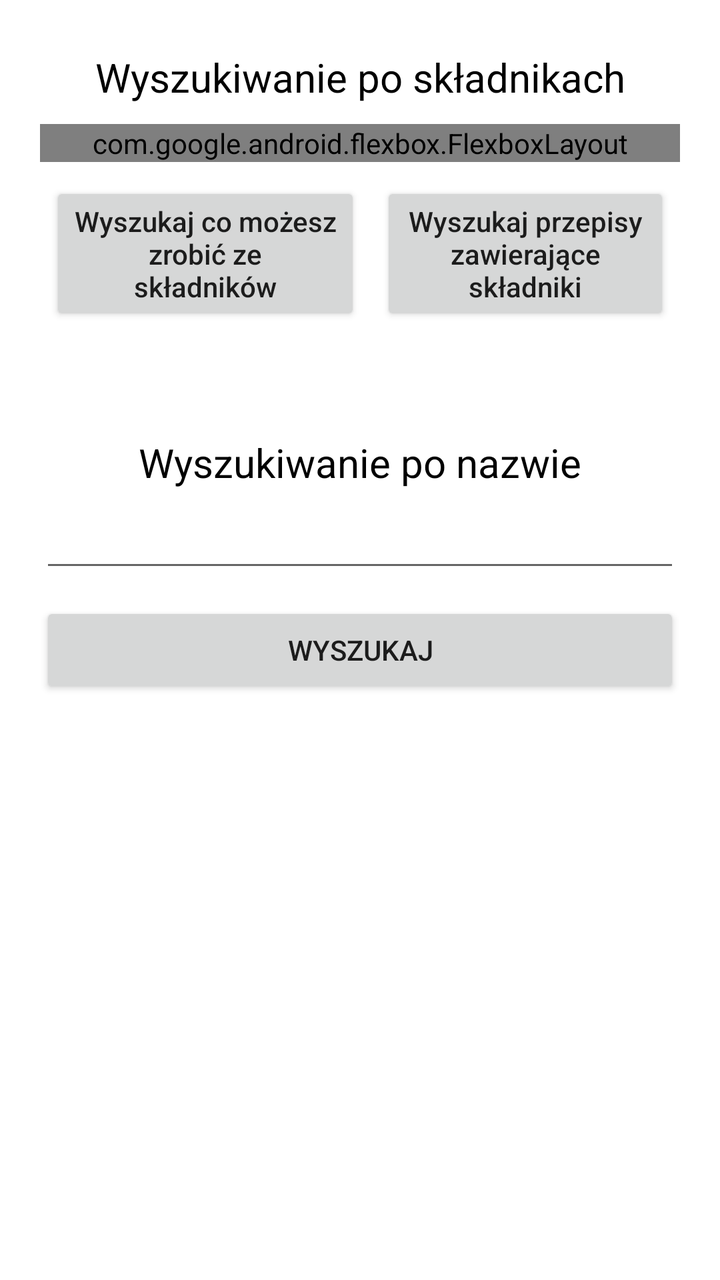
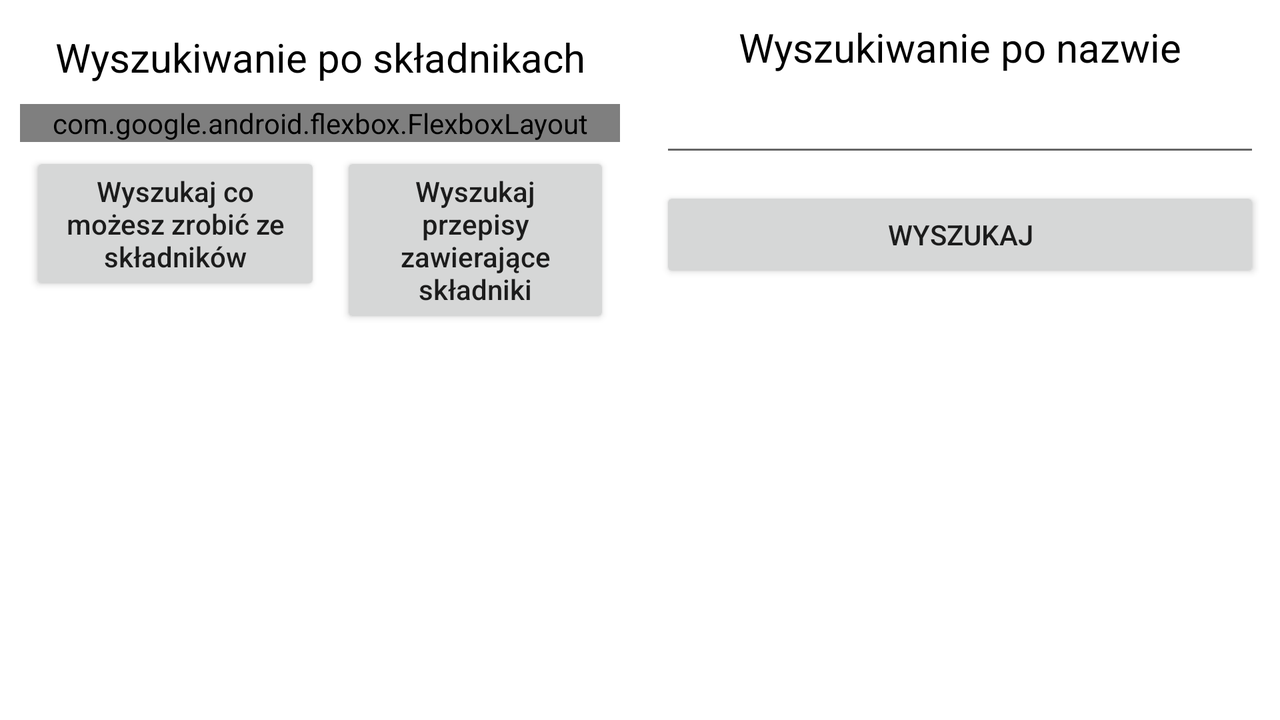

Two renders of one Android screen. The first uses the default layout on a phone; the second uses the alternative layout the repository ships for a different screen configuration, on a matching device. The two XML files are below.
<!-- AndroidManifest.xml: application theme Theme.AsystentGotowania -->
<!-- res/layout/fragment_search.xml -->
<?xml version="1.0" encoding="utf-8"?>
<LinearLayout xmlns:android="http://schemas.android.com/apk/res/android"
    xmlns:app="http://schemas.android.com/apk/res-auto"
    xmlns:tools="http://schemas.android.com/tools"
    android:layout_width="match_parent"
    android:layout_height="match_parent"
    android:orientation="vertical"
    android:padding="20dp"
    tools:context=".ui.search.SearchFragment">

    <TextView
        android:textColor="@color/black"
        android:layout_width="match_parent"
        android:layout_height="wrap_content"
        android:text="Wyszukiwanie po składnikach"
        android:gravity="center"
        android:textSize="20sp"
        android:layout_marginTop="5sp"
        />

    <androidx.fragment.app.FragmentContainerView
        android:layout_marginTop="5sp"
        android:id="@+id/search_ingredients"
        android:layout_width="match_parent"
        android:layout_height="wrap_content"
        tools:layout="@layout/fragment_search_by_name" />

    <com.google.android.flexbox.FlexboxLayout
        android:layout_marginTop="5sp"
        app:flexWrap="wrap"
        app:dividerDrawableVertical="@drawable/divider"
        app:showDivider="middle"
        android:id="@+id/ingredients_group"
        android:layout_width="match_parent"
        android:layout_height="wrap_content">

    </com.google.android.flexbox.FlexboxLayout>

    <LinearLayout
        android:layout_marginTop="5sp"
        android:orientation="horizontal"
        android:layout_width="match_parent"
        android:layout_height="wrap_content">

        <Button
            android:textAllCaps="false"
            android:id="@+id/whatCanDo"
            android:text="Wyszukaj co możesz zrobić ze składników"
            android:layout_weight="0.5"
            android:layout_margin="5sp"
            android:layout_width="wrap_content"
            android:layout_height="wrap_content"/>

        <Button
            android:textAllCaps="false"
            android:id="@+id/whatWantToEat"
            android:text="Wyszukaj przepisy zawierające składniki"
            android:layout_margin="5sp"
            android:layout_weight="0.5"
            android:layout_width="wrap_content"
            android:layout_height="wrap_content"/>

    </LinearLayout>

    <TextView
        android:textColor="@color/black"
        android:layout_marginTop="50sp"
        android:textSize="20sp"
        android:gravity="center"
        android:text="Wyszukiwanie po nazwie"
        android:layout_width="match_parent"
        android:layout_height="wrap_content"/>

    <EditText
        android:id="@+id/search_by_name"
        android:layout_marginTop="5sp"
        android:drawableLeft="@drawable/ic_baseline_search_24"
        android:layout_width="match_parent"
        android:layout_height="wrap_content"/>

    <Button
        android:id="@+id/search_by_name_button"
        android:layout_marginTop="10sp"
        android:text="Wyszukaj"
        android:layout_width="match_parent"
        android:layout_height="wrap_content"/>

</LinearLayout>
<!-- res/layout/fragment_search_by_name.xml (included above) -->
<?xml version="1.0" encoding="utf-8"?>
<LinearLayout xmlns:android="http://schemas.android.com/apk/res/android"
    xmlns:tools="http://schemas.android.com/tools"
    android:layout_width="match_parent"
    android:layout_height="match_parent"
    android:orientation="vertical"
    tools:context=".ui.search.SearchByNameFragment">

        <AutoCompleteTextView
            android:id="@+id/auto_complete"
            android:drawableLeft="@drawable/ic_baseline_search_24"
            android:layout_width="match_parent"
            android:layout_height="wrap_content">

        </AutoCompleteTextView>


</LinearLayout>
<!-- resources referenced by this layout -->
<resources>
  <color name="black">#FF000000</color>
  <style name="Theme.AsystentGotowania" parent="Theme.MaterialComponents.DayNight.NoActionBar">
          
          <item name="colorPrimary">@color/purple_500</item>
          <item name="colorPrimaryVariant">@color/purple_700</item>
          <item name="colorOnPrimary">@color/white</item>
          
          <item name="colorSecondary">@color/teal_200</item>
          <item name="colorSecondaryVariant">@color/teal_700</item>
          <item name="colorOnSecondary">@color/black</item>
          
          <item name="android:statusBarColor" tools:targetApi="l">?attr/colorPrimaryVariant</item>
          
      </style>
  <color name="purple_500">#FF6200EE</color>
  <color name="purple_700">#FF3700B3</color>
  <color name="white">#FFFFFFFF</color>
  <color name="teal_200">#FF03DAC5</color>
  <color name="teal_700">#FF018786</color>
</resources>
<!-- res/layout-land/fragment_search.xml (the author's variant of the layout above) -->
<!-- drawn on the phone turned sideways -->
<?xml version="1.0" encoding="utf-8"?>
<LinearLayout xmlns:android="http://schemas.android.com/apk/res/android"
    xmlns:app="http://schemas.android.com/apk/res-auto"
    xmlns:tools="http://schemas.android.com/tools"
    android:layout_width="match_parent"
    android:layout_height="match_parent"
    android:orientation="horizontal"
    tools:context=".ui.search.SearchFragment">

    <LinearLayout
        android:padding="10dp"
        android:layout_width="0dp"
        android:layout_height="match_parent"
        android:layout_weight="1"
        android:orientation="vertical">

        <TextView
            android:layout_width="match_parent"
            android:layout_height="wrap_content"
            android:layout_marginTop="5sp"
            android:gravity="center"
            android:text="Wyszukiwanie po składnikach"
            android:textColor="@color/black"
            android:textSize="20sp" />

        <androidx.fragment.app.FragmentContainerView
            android:id="@+id/search_ingredients"
            android:layout_width="match_parent"
            android:layout_height="wrap_content"
            android:layout_marginTop="5sp"
            tools:layout="@layout/fragment_search_by_name" />

        <com.google.android.flexbox.FlexboxLayout
            android:id="@+id/ingredients_group"
            android:layout_width="match_parent"
            android:layout_height="wrap_content"
            android:layout_marginTop="5sp"
            app:dividerDrawableVertical="@drawable/divider"
            app:flexWrap="wrap"
            app:showDivider="middle">

        </com.google.android.flexbox.FlexboxLayout>


        <LinearLayout
            android:layout_width="match_parent"
            android:layout_height="wrap_content"
            android:orientation="horizontal">

            <Button
                android:id="@+id/whatCanDo"
                android:layout_width="wrap_content"
                android:layout_height="wrap_content"
                android:layout_margin="5sp"
                android:layout_weight="0.5"
                android:text="Wyszukaj co możesz zrobić ze składników"
                android:textAllCaps="false" />

            <Button
                android:id="@+id/whatWantToEat"
                android:layout_width="wrap_content"
                android:layout_height="wrap_content"
                android:layout_margin="5sp"
                android:layout_weight="0.5"
                android:text="Wyszukaj przepisy zawierające składniki"
                android:textAllCaps="false" />

        </LinearLayout>

    </LinearLayout>


    <LinearLayout
        android:layout_width="0dp"
        android:layout_height="match_parent"
        android:layout_weight="1"
        android:padding="10dp"

        android:orientation="vertical">

        <TextView
            android:layout_width="match_parent"
            android:layout_height="wrap_content"
            android:gravity="center"
            android:text="Wyszukiwanie po nazwie"
            android:textColor="@color/black"
            android:textSize="20sp" />

        <EditText
            android:id="@+id/search_by_name"
            android:layout_width="match_parent"
            android:layout_height="wrap_content"
            android:layout_marginTop="5sp"
            android:drawableLeft="@drawable/ic_baseline_search_24" />

        <Button
            android:id="@+id/search_by_name_button"
            android:layout_width="match_parent"
            android:layout_height="wrap_content"
            android:layout_marginTop="10sp"
            android:text="Wyszukaj" />

    </LinearLayout>

</LinearLayout>
